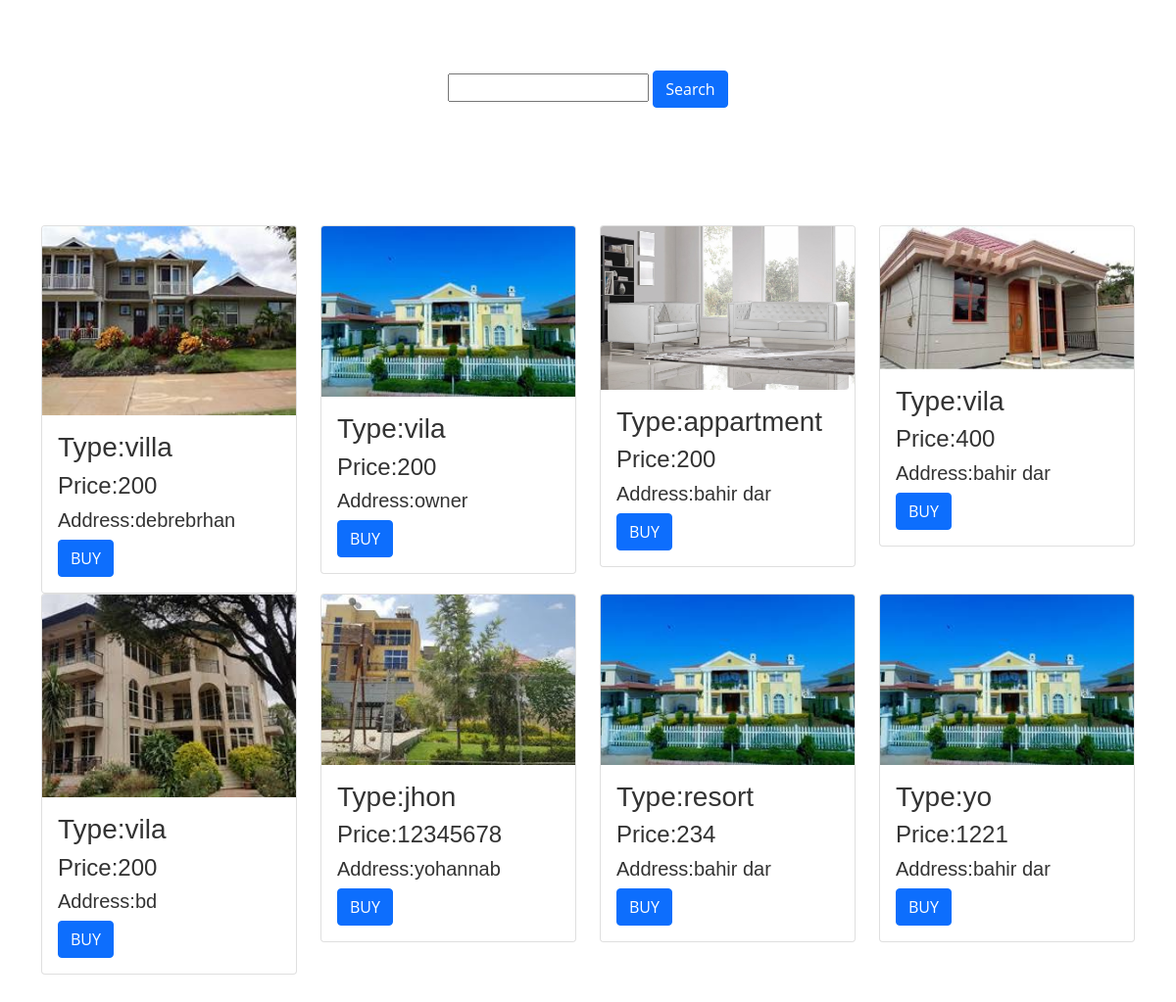
Page /amharic/arenterpage.php on the committed database.
### tables this page shows
CREATE TABLE `house` (
  `id` int(11) NOT NULL,
  `image` varchar(255) NOT NULL,
  `type` varchar(50) NOT NULL,
  `price` varchar(255) NOT NULL,
  `address` varchar(100) NOT NULL,
  `status` varchar(50) NOT NULL,
  `uploaded_date` timestamp NOT NULL DEFAULT current_timestamp() ON UPDATE current_timestamp(),
  `disc` varchar(600) NOT NULL,
  `sold_status` int(1) NOT NULL DEFAULT 0,
  `status2` varchar(50) NOT NULL
);

### amharic/arenterpage.php (the view, shortened to what this page needs)
<!DOCTYPE html>
<html lang="en">
<link href="https://cdn.jsdelivr.net/npm/bootstrap@5.1.3/dist/css/bootstrap.min.css" rel="stylesheet"
>
    <link href="css/style.css" rel="stylesheet">
<head>
<div class="container py-5">
<div class="row mt-4">
<center>
<form  action="" method="post" >
     <input type="text" name="id" paceholder="enter id to search">
      <input type="submit"class="btn btn-primary" value="Search" name="search">
</form>
</center>
<?php
$include=include("connection.php");
  ?>
</div>
</div>
</head>
<body>
<div class="container py-5">
<div class="row mt-4">
   <?php
 $result1=mysqli_query($conn,"SELECT * FROM `house` where status='for rent'");
 $check=mysqli_num_rows( $result1)>0;
 if( $check){
  while($row=mysqli_fetch_array( $result1)){
    ?>
     <div class="col-md-3">
    <div class="card">
    <img src="<?php echo $row['image'];?>" class="card-img-top"  alt="houses for rent" width='300px' hight='260px'>
     <div class="card-body">
    <h3 class="card-title">Type:<?php echo $row['type'];?></h3>
    <h4 class="card-title">Price:<?php echo $row['price'];?></h4>
    <h5 class="card-title">Address:<?php echo $row['address'];?></h5>
    <a href='#'> <input type="submit" name='buy'
 value='BUY' class="btn btn-primary"alignment:left></a>
 </div>
 </div>
 </div>
    <?php
}
 }
 else{
  echo 'no house found for sale';
 }
 ?>
 </div>
</div>
</body>
</html>

### rows in the picture
house: image (picture), type "villa", price "200", address "debrebrhan"
house: image (picture), type "vila", price "200", address "owner"
house: image (picture), type "appartment", price "200", address "bahir dar"
house: image (picture), type "vila", price "400", address "bahir dar"
house: image (picture), type "vila", price "200", address "bd"
house: image (picture), type "jhon", price "12345678", address "yohannab"
house: image (picture), type "resort", price "234", address "bahir dar"
house: image (picture), type "yo", price "1221", address "bahir dar"
